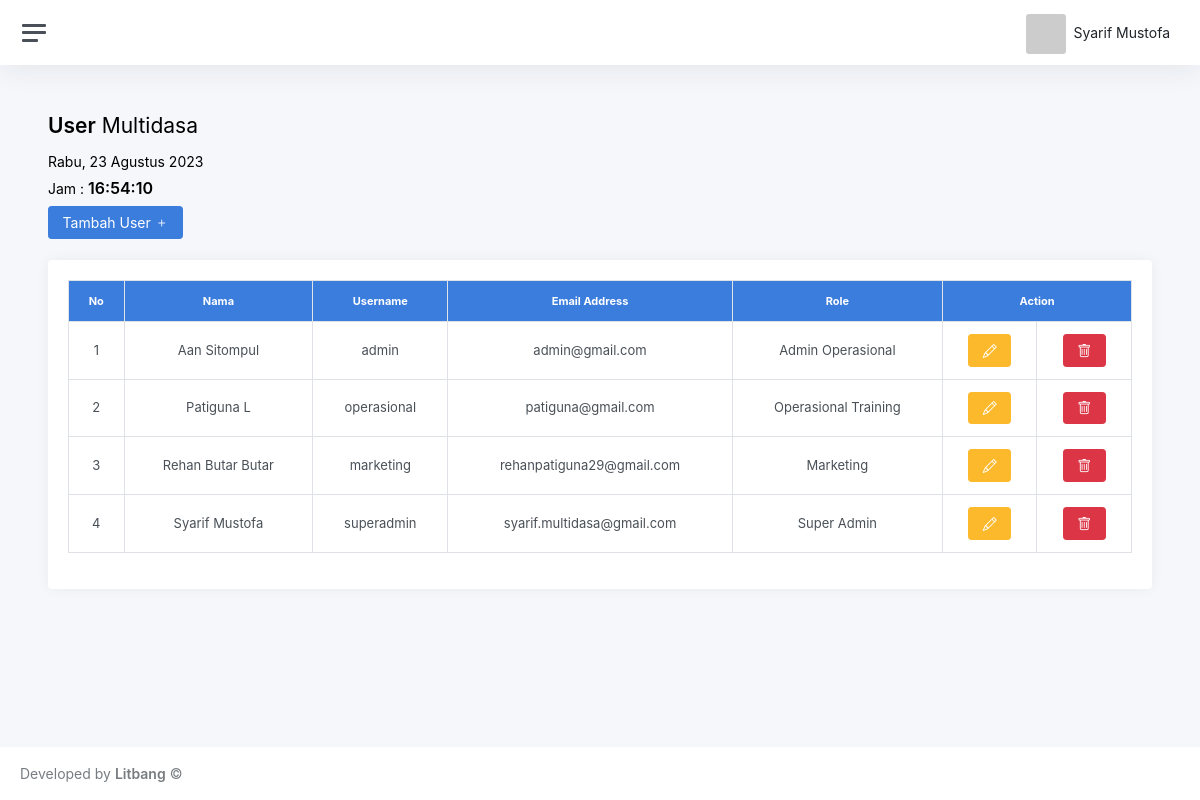
Screenshot of /user.php (signed in) with the database file from the repository.
### tables this page shows
CREATE TABLE `user` (
  `id` int(11) NOT NULL,
  `nama` varchar(100) NOT NULL,
  `username` varchar(200) NOT NULL,
  `email` varchar(100) NOT NULL,
  `password` varchar(255) NOT NULL,
  `user_akses` varchar(200) NOT NULL
);

### config/config.php (called while the page is built, shortened)
<?php
$conn = mysqli_connect('localhost', 'root', '', 'multitra_multidasa');
function query($query)
{
    global $conn;
    $result = mysqli_query($conn, $query);
    $rows = [];
    while ($row = mysqli_fetch_assoc($result)) {
        $rows[] = $row;
    }
    return $rows;
}

### user.php (the view, shortened to what this page needs)
<?php
$multi = query('SELECT * FROM user ORDER BY nama ASC');
?>
<!doctype html>
<html lang="en">
<?php include 'partials/head.php'; ?>
<body>
    <div class="wrapper">
        <div class="main">
            <?php include 'partials/navbar.php'; ?>
            <main class="content">
                <div class="container-fluid p-0">
                    <h1 class="h3 mb-3"><strong>User</strong> Multidasa</h1>
                    <div class="text-right">
                        <H5 class="jam"> <span id="tanggalwaktu"></span></H5>
                        <h5>Jam : <b><span id="jam" style="font-size:1rem"></span></b></h5>
                    </div>
                    <?php include 'components/user-form.php'; ?>
                    <br>
                    <br>
                    <div class="card">
                        <div class="card-body">
                            <table class="table table-bordered">
                                <thead>
                                    <tr>
                                        <th>No</th>
                                        <th>Nama</th>
                                        <th>Username</th>
                                        <th>Email Address</th>
                                        <th>Role</th>
                                        <th colspan="2">Action</th>
                                    </tr>
                                </thead>
                                <tbody>
                                    <?php $i = 1; ?>
                                    <?php foreach ($multi as $row) : ?>
                                    <tr align="center">
                                        <td><?php echo $i; ?></td>
                                        <td><?php echo $row['nama']; ?></td>
                                        <td><?php echo $row['username']; ?></a></td>
                                        <td><?php echo $row['email']; ?></td>
                                        <td><?php echo $row['user_akses']; ?></td>
                                        <td>
                                            <?php include 'components/user-form-update.php'; ?>
                                        </td>
                                        <td>
                                            <?php include 'components/handle-delete-user.php'; ?>
                                        </td>
                                    </tr>
                                    <?php $i++; ?>
                                    <?php endforeach; ?>
                                </tbody>
                            </table>
                        </div>
                    </div>
                </div>
            </main>
            <?php include 'partials/footer.php'; ?>
        </div>
    </div>
</body>
</html>

### partials/head.php (shortened to what this page needs)
<head>
  <link
    href="https://cdn.jsdelivr.net/npm/bootstrap@5.2.3/dist/css/bootstrap.min.css"
    rel="stylesheet"
  />
  <link
    rel="stylesheet"
    href="https://cdn.jsdelivr.net/npm/bootstrap-icons@1.10.2/font/bootstrap-icons.css"
  />
  <link href="assets/css/app.css" rel="stylesheet" />
</head>

### partials/navbar.php (shortened to what this page needs)
<nav class="navbar navbar-expand navbar-light navbar-bg">
    <a class="sidebar-toggle js-sidebar-toggle">
        <i class="hamburger align-self-center"></i>
    </a>
    <div class="navbar-collapse collapse">
        <ul class="navbar-nav navbar-align">
            <li class="nav-item dropdown">
                <a class="nav-link" href="#" data-bs-toggle="dropdown">
                    <img src="https://ui-avatars.com/api/?name=<?php echo $_SESSION['user']['nama']; ?>" class="avatar img-fluid rounded me-1"
                        alt="Charles Hall" />
                    <span class="text-dark">
                        <?php echo $_SESSION['user']['nama']; ?>
                    </span>
                </a>
            </li>
        </ul>
    </div>
</nav>

### components/user-form.php (shortened to what this page needs)
<button type="button" class="btn btn-primary" data-bs-toggle="modal" data-bs-target="#modalCreateUser">
    Tambah User <i class="bi bi-plus"></i>
</button>

### components/user-form-update.php (shortened to what this page needs)
<button type="button" class="btn btn-warning" data-bs-toggle="modal" data-bs-target="#modalUpdateUser<?php echo $row['id']; ?>">
    <i class="bi bi-pencil"></i>
</button>

### components/handle-delete-user.php (shortened to what this page needs)
<button type="button" class="btn btn-danger" data-bs-toggle="modal" data-bs-target="#modalDeleteUser<?php echo $row['id']; ?>">
    <i class="bi bi-trash"></i>
</button>

### partials/footer.php
<footer class="footer">
  <div class="container-fluid">
    <div class="row text-muted">
      <div class="col-6 text-start">
        <p class="mb-0">
          Developed by
          <a class="text-muted" href="#" target="_blank">
            <strong>Litbang</strong>
          </a>
          &copy;
        </p>
      </div>
    </div>
  </div>
</footer>

### partials/head.php (style rules this page uses)
.table { text-align: left; position: relative; margin-top: 0; }
tr { text-align: center; }
th { position: sticky; background: #3b7ddd !important; color: #fff !important; top: -5px; font-size: 11px; vertical-align: middle; text-align: center; }
td { font-size: 13px; }

### rows the page displays
user: nama "Aan Sitompul", username "admin", email "admin@gmail.com", user_akses "Admin Operasional"
user: nama "Patiguna L", username "operasional", email "patiguna@gmail.com", user_akses "Operasional Training"
user: nama "Rehan Butar Butar", username "marketing", email "rehanpatiguna29@gmail.com", user_akses "Marketing"
user: nama "Syarif Mustofa", username "superadmin", email "syarif.multidasa@gmail.com", user_akses "Super Admin"

### other values shown
$_SESSION['user']['nama'] "Syarif Mustofa"
